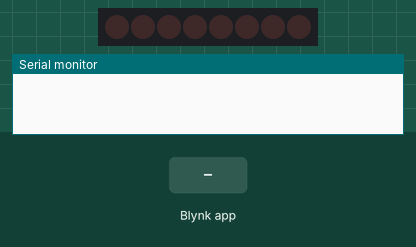
This sketch was run on a simulated ESP8266 (NodeMCU). Shown: 8 shift-register outputs drawn as a row of LEDs (first output left, lit = HIGH), the last lines printed to the serial monitor. Wiring (inferred from the names in the program): shift register (74HC595): data GPIO 0; shift clock GPIO 3; latch GPIO 2. Wiring (inferred from the signals the program sends): row of LEDs: on Q0, Q1, Q2, Q3, Q4, Q5, Q6, Q7. The test bench sets the inputs (shaded band). WiFi joins after 1.5 s; servers stay silent unless stated.

Above: at 3.0 s.
3.1 s: Blynk app writes 1 to V4
At 4.3 s:
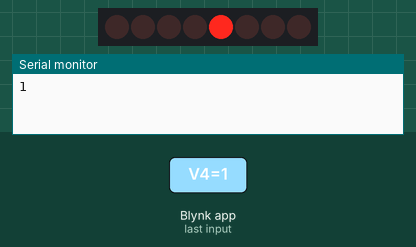
4.6 s: Blynk app writes 1 to V0
At 5.6 s:
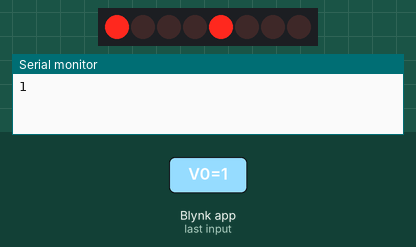
6.1 s: Blynk app writes 0 to V4
At 6.8 s:
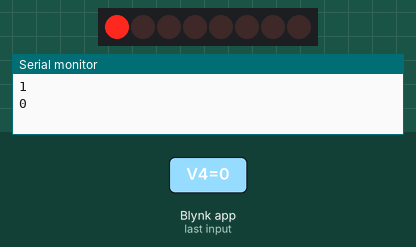
7.6 s: Blynk app writes 1 to V1
At 7.9 s:
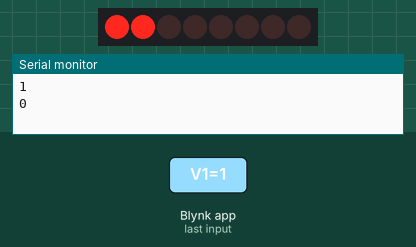
9.1 s: Blynk app writes 0 to V0
At 10.2 s:
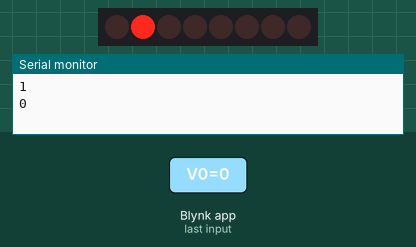
10.6 s: Blynk app writes 1 to V2
At 11.4 s:
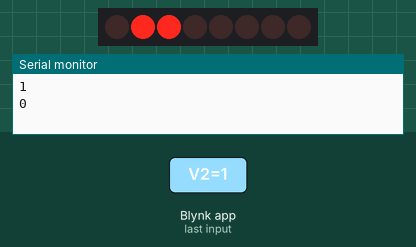
Timing chart, 0 to 13.1 s (numbered marks = the images above; inputs shaded):
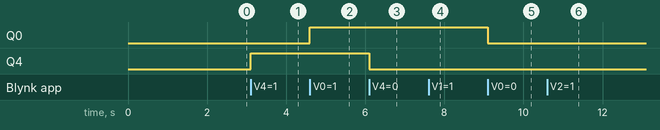

The sketch:

esp01_shift_register.ino
```cpp
/*************************************************************************************
 *  Created By: Parthasarathi kundu
 *  Created On: 28 December, 2022
 *
 *  https://www.youtube.com/channel/UCA5UPZuB3zHiS6a34iDLo6w
 *
 *  *********************************************************************************
 *  Install the following libraries
 *
  */
#define BLYNK_PRINT Serial
#define BLYNK_TEMPLATE_ID   "Your_Template_ID"
#include <ESP8266WiFi.h>
#include <BlynkSimpleEsp8266.h>

char auth[] = "Your_Auth_Token";
// Your WiFi credentials.
// Set password to "" for open networks.
char ssid[] = "Partha12";
char pass[] = "Partha123456@";

#define dataPin  0
#define latchPin 2
#define clockPin 3

int blynk_data = 0b00000000;
int previous_blynk_data = 0b00000000;

BLYNK_WRITE(V0)
{
  int pinValue = param.asInt();
  if (pinValue == 1)
  {
    blynk_data |= 0b00000001;
  }
  else
  {
    blynk_data &= 0b11111110;
  }
  //Serial.print("New Data - "); Serial.println(blynk_data);
  //Serial.print("Pre Data - "); Serial.println(previous_blynk_data);
}

BLYNK_WRITE(V1)
{
  int pinValue = param.asInt();
  if (pinValue == 1)
  {
    blynk_data |= 0b00000010;
  }
  else
  {
    blynk_data &= 0b11111101;
  }
  //Serial.print("New Data - "); Serial.println(blynk_data);
  //Serial.print("Pre Data - "); Serial.println(previous_blynk_data);
}


BLYNK_WRITE(V2) {
  int pinValue = param.asInt();
  if (pinValue == 1)
  {
    blynk_data |= 0b00000100;
  }
  else
  {
    blynk_data &= 0b11111011;
  }
  //Serial.print("New Data - "); Serial.println(blynk_data);
  //Serial.print("Pre Data - "); Serial.println(previous_blynk_data);
}


BLYNK_WRITE(V3) {
  int pinValue = param.asInt();
  if (pinValue == 1)
  {
    blynk_data |= 0b00001000;
  }
  else
  {
    blynk_data &= 0b11110111;
  }
  //Serial.print("New Data - "); Serial.println(blynk_data);
  //Serial.print("Pre Data - "); Serial.println(previous_blynk_data);
}

BLYNK_WRITE(V4)
{
  int pinValue = param.asInt();
  Serial.println(pinValue);
  switch (pinValue)
  {
    case 0:
      blynk_data &= 0b10001111;
      blynk_data |= 0b00000000;
      //Serial.print("New Data - "); Serial.println(blynk_data);
      //Serial.print("Pre Data - "); Serial.println(previous_blynk_data);
      break;
    case 1:
      blynk_data &= 0b10001111;
      blynk_data |= 0b00010000;
      //Serial.print("New Data - "); Serial.println(blynk_data);
      //Serial.print("Pre Data - "); Serial.println(previous_blynk_data);;
      break;
    case 2:
      blynk_data &= 0b10001111;
      blynk_data |= 0b00100000;
      //Serial.print("New Data - "); Serial.println(blynk_data);
      //Serial.print("Pre Data - "); Serial.println(previous_blynk_data);
      break;
    case 3:
      blynk_data &= 0b10001111;
      blynk_data |= 0b00110000;
      //Serial.print("New Data - "); Serial.println(blynk_data);
      //Serial.print("Pre Data - "); Serial.println(previous_blynk_data);
      break;
    case 4:
      blynk_data &= 0b10001111;
      blynk_data |= 0b01000000;
      //Serial.print("New Data - "); Serial.println(blynk_data);
      //Serial.print("Pre Data - "); Serial.println(previous_blynk_data);
      break;
    default:
      break;
  }
}

void setup()
{
  // put your setup code here, to run once:
  Serial.begin(115200);
  Blynk.begin(auth, ssid, pass);
  pinMode(dataPin, OUTPUT);
  pinMode(clockPin, OUTPUT);
  pinMode(latchPin, OUTPUT);

  digitalWrite(latchPin, LOW);
  shiftOut(dataPin, clockPin, MSBFIRST, previous_blynk_data);
  digitalWrite(latchPin, HIGH);
}

void loop()
{
  // put your main code here, to run repeatedly:
  Blynk.run();
  blynk_run();
}

void blynk_run() {
  if ((blynk_data ^ previous_blynk_data) != 0)
  {
    previous_blynk_data = blynk_data;
    digitalWrite(latchPin, LOW);
    shiftOut(dataPin, clockPin, MSBFIRST, blynk_data);
    digitalWrite(latchPin, HIGH);
  }
}
```

Measured:
- after the input at 3.1 s, Q4: LOW → HIGH at once
- after the input at 4.6 s, Q0: LOW → HIGH at once
- after the input at 6.1 s, Q4: HIGH → LOW at once
- after the input at 9.1 s, Q0: HIGH → LOW at once
